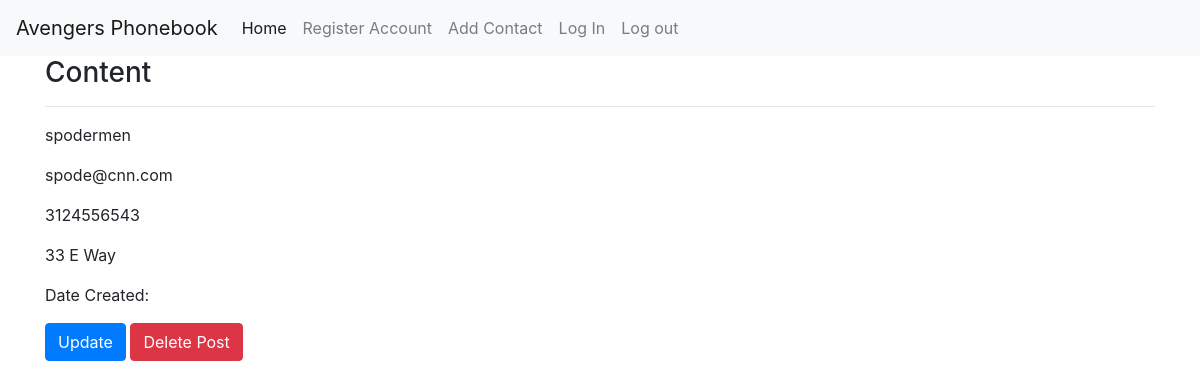
The app's page /contacts/1 (signed in) with its own data.
### phonebook/models.py (models this page shows, shortened)
class Info(db.Model):
    id = db.Column(db.Integer, primary_key=True)
    name = db.Column(db.String(150), nullable=False, unique=True)
    email = db.Column(db.String(150), nullable=False, unique=True)
    phone_number = db.Column(db.String(15), nullable=False, unique=True)
    address = db.Column(db.String(300), nullable=True)
    user_id = db.Column(db.Integer, db.ForeignKey('user.id'))

### phonebook/routes.py (the view)
@app.route('/contacts/<int:contact_id>')
@login_required
def contact_detail(contact_id):
    contact = Info.query.get_or_404(contact_id)
    return render_template('contact_detail.html', contact=contact)

### phonebook/models.py (called while the page is built)
@login.user_loader
def load_user(user_id):
    return User.query.get(user_id)

### phonebook/templates/contact_detail.html (shortened to what this page needs)
{% extends 'base.html' %}
{% block content %}
<div class="container">
    <h3>Content</h3>
    <hr>
    <p>{{ contact.name }}</p>
    <p>{{ contact.email }}</p>
    <p>{{ contact.phone_number }}</p>
    <p>{{ contact.address }}</p>
    <blockquote>Date Created: {{ contact.date_created }}</blockquote>
<a href="{{ url_for('contact_update', contact_id = contact.id) }}"><button class="btn btn-primary">Update</button></a>
<button type="button" class="btn btn-danger" data-toggle="modal" data-target="#dangerModal">Delete Post</button>
</div>
{% endblock content %}

### records on screen
Info: name "spodermen", email "spode@cnn.com", phone_number "3124556543", address "33 E Way"
